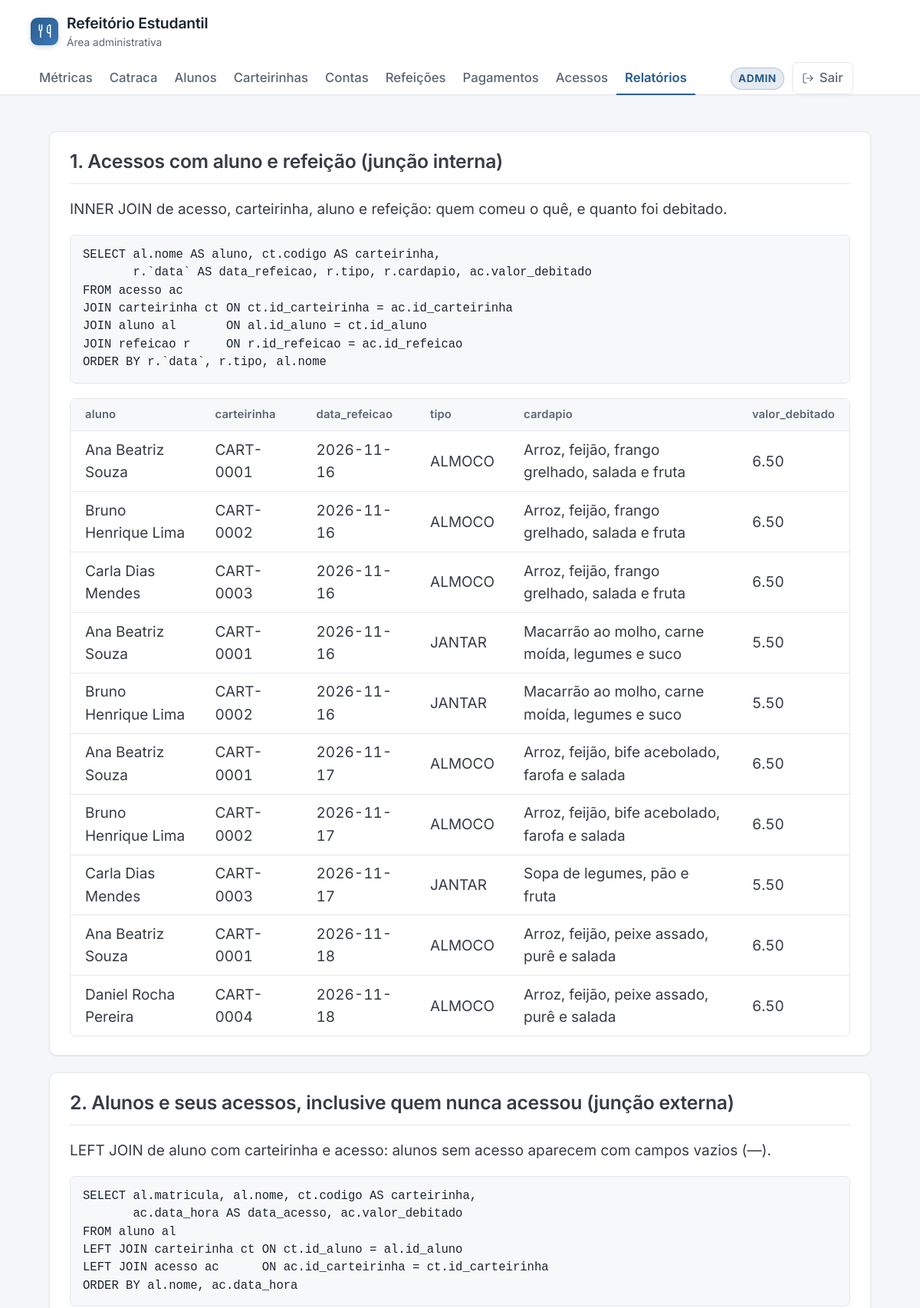
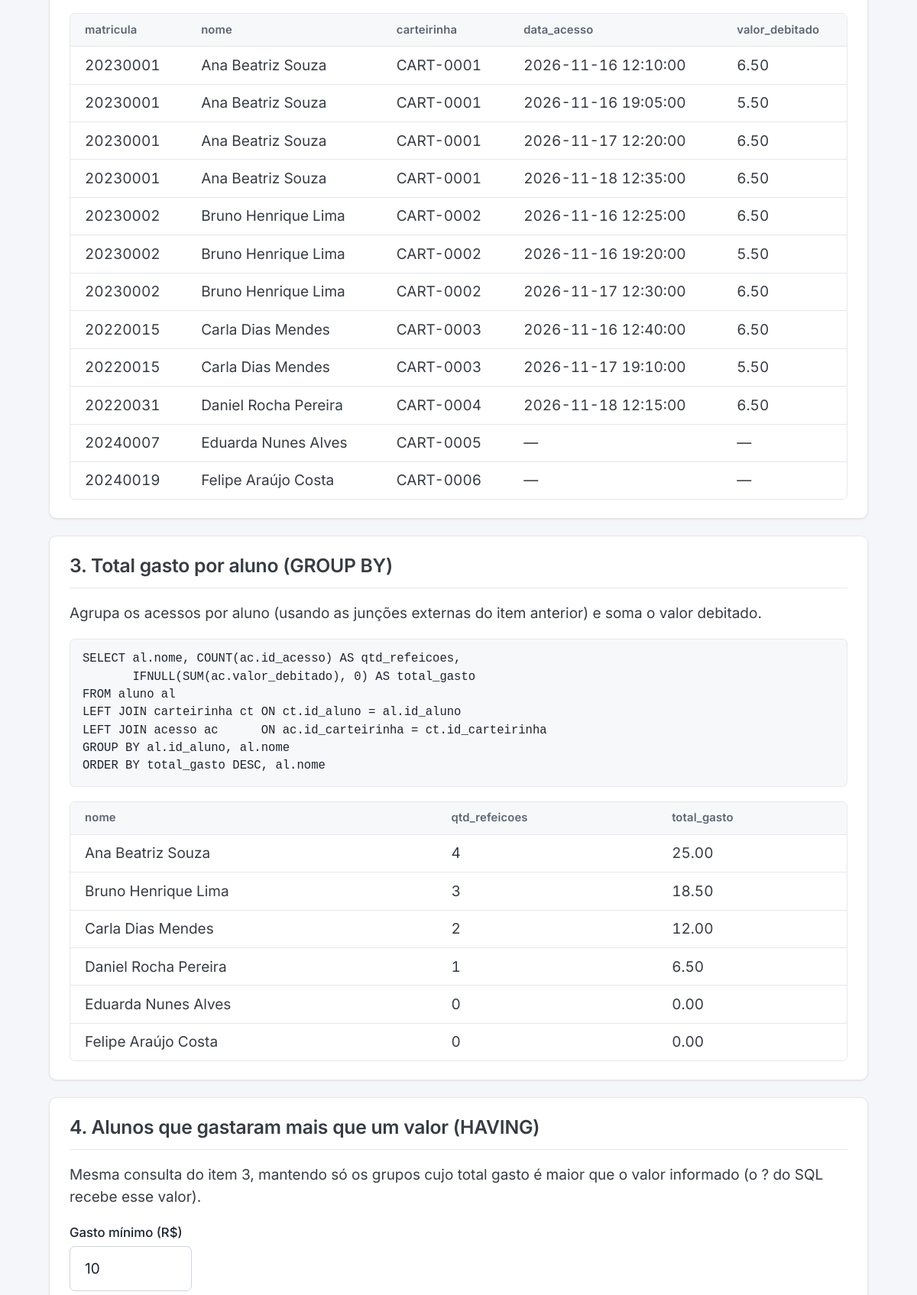
Screenshot of /relatorios.php (signed in, upper part) with the database file from the repository (2 pictures, top to bottom).
### tables this page shows
CREATE TABLE acesso (
    id_acesso      INT AUTO_INCREMENT,
    id_carteirinha INT          NOT NULL,
    id_refeicao    INT          NOT NULL,
    data_hora      DATETIME     NOT NULL DEFAULT CURRENT_TIMESTAMP,
    valor_debitado DECIMAL(6,2) NOT NULL,
    CONSTRAINT pk_acesso PRIMARY KEY (id_acesso),
    CONSTRAINT fk_acesso_cart FOREIGN KEY (id_carteirinha) REFERENCES carteirinha (id_carteirinha),
    CONSTRAINT fk_acesso_ref FOREIGN KEY (id_refeicao) REFERENCES refeicao (id_refeicao),
    CONSTRAINT uq_acesso_cart_ref UNIQUE (id_carteirinha, id_refeicao),   
    CONSTRAINT ck_acesso_valor CHECK (valor_debitado > 0)
);

CREATE TABLE aluno (
    id_aluno   INT AUTO_INCREMENT,
    matricula  VARCHAR(20)  NOT NULL,
    nome       VARCHAR(100) NOT NULL,
    curso      VARCHAR(60)  NOT NULL,
    email      VARCHAR(100) NOT NULL,
    CONSTRAINT pk_aluno PRIMARY KEY (id_aluno),
    CONSTRAINT uq_aluno_matricula UNIQUE (matricula),
    CONSTRAINT uq_aluno_email UNIQUE (email)
);

CREATE TABLE carteirinha (
    id_carteirinha INT AUTO_INCREMENT,
    id_aluno       INT           NOT NULL,
    codigo         VARCHAR(30)   NOT NULL,
    validade       DATE          NOT NULL,
    status         VARCHAR(10)   NOT NULL DEFAULT 'ATIVA',
    CONSTRAINT pk_carteirinha PRIMARY KEY (id_carteirinha),
    CONSTRAINT fk_cart_aluno FOREIGN KEY (id_aluno) REFERENCES aluno (id_aluno),
    CONSTRAINT uq_cart_codigo UNIQUE (codigo),
    CONSTRAINT ck_cart_status CHECK (status IN ('ATIVA', 'INATIVA', 'BLOQUEADA'))
);

CREATE TABLE refeicao (
    id_refeicao INT AUTO_INCREMENT,
    `data`      DATE          NOT NULL,
    tipo        VARCHAR(10)   NOT NULL,
    cardapio    VARCHAR(200)  NOT NULL,
    preco       DECIMAL(6,2)  NOT NULL,
    CONSTRAINT pk_refeicao PRIMARY KEY (id_refeicao),
    CONSTRAINT uq_refeicao_data_tipo UNIQUE (`data`, tipo),   
    CONSTRAINT ck_refeicao_tipo CHECK (tipo IN ('ALMOCO', 'JANTAR')),
    CONSTRAINT ck_refeicao_preco CHECK (preco > 0)
);

### config.php (called while the page is built, shortened)
<?php
function h($s)
{
    return htmlspecialchars((string)$s, ENT_QUOTES, 'UTF-8');
}

### relatorios.php (the view, shortened to what this page needs)
<?php
require 'config.php';
function relatorio($conn, $n, $titulo, $descricao, $sql, $params = [], $tipos = '', $extra = '')
{
    echo "<section class='card'>";
    echo "<h2>" . h($n) . ". " . h($titulo) . "</h2>";
    echo "<p>" . h($descricao) . "</p>";
    echo $extra;
    echo "<pre>" . h(trim($sql)) . "</pre>";
    try {
        $st = $conn->prepare($sql);
        if ($params) {
            $st->bind_param($tipos, ...$params);
        }
        $st->execute();
        $res = $st->get_result();
        $cols = $res->fetch_fields();
        echo "<div class='tabela-wrap'><table><tr>";
        foreach ($cols as $c) {
            echo "<th>" . h($c->name) . "</th>";
        }
        echo "</tr>";
        while ($linha = $res->fetch_row()) {
            echo "<tr>";
            foreach ($linha as $v) {
                echo "<td>" . ($v === null ? '—' : h($v)) . "</td>";
            }
            echo "</tr>";
        }
        echo "</table></div>";
    } catch (mysqli_sql_exception $e) {
        echo "<div class='msg erro'>" . h(mensagem_erro($e)) . "</div>";
    }
    echo "</section>";
}
require 'header.php';
relatorio($conn, 1, 'Acessos com aluno e refeição (junção interna)',
    'INNER JOIN de acesso, carteirinha, aluno e refeição: quem comeu o quê, e quanto foi debitado.',
    "SELECT al.nome AS aluno, ct.codigo AS carteirinha,
       r.`data` AS data_refeicao, r.tipo, r.cardapio, ac.valor_debitado
FROM acesso ac
JOIN carteirinha ct ON ct.id_carteirinha = ac.id_carteirinha
JOIN aluno al       ON al.id_aluno = ct.id_aluno
JOIN refeicao r     ON r.id_refeicao = ac.id_refeicao
ORDER BY r.`data`, r.tipo, al.nome");
relatorio($conn, 2, 'Alunos e seus acessos, inclusive quem nunca acessou (junção externa)',
    'LEFT JOIN de aluno com carteirinha e acesso: alunos sem acesso aparecem com campos vazios (—).',
    "SELECT al.matricula, al.nome, ct.codigo AS carteirinha,
       ac.data_hora AS data_acesso, ac.valor_debitado
FROM aluno al
LEFT JOIN carteirinha ct ON ct.id_aluno = al.id_aluno
LEFT JOIN acesso ac      ON ac.id_carteirinha = ct.id_carteirinha
ORDER BY al.nome, ac.data_hora");
relatorio($conn, 3, 'Total gasto por aluno (GROUP BY)',
    'Agrupa os acessos por aluno (usando as junções externas do item anterior) e soma o valor debitado.',
    "SELECT al.nome, COUNT(ac.id_acesso) AS qtd_refeicoes,
       IFNULL(SUM(ac.valor_debitado), 0) AS total_gasto
FROM aluno al
LEFT JOIN carteirinha ct ON ct.id_aluno = al.id_aluno
LEFT JOIN acesso ac      ON ac.id_carteirinha = ct.id_carteirinha
GROUP BY al.id_aluno, al.nome
ORDER BY total_gasto DESC, al.nome");
$minimo = (isset($_GET['minimo']) && is_numeric($_GET['minimo'])) ? (float)$_GET['minimo'] : 10;
$formMinimo = "<form method='get' style='margin-bottom:10px'>
    <label for='minimo'>Gasto mínimo (R$)</label>
    <input id='minimo' name='minimo' type='number' step='0.01' min='0' value='" . h($minimo) . "' style='max-width:160px'>
    <button class='btn' type='submit'>Filtrar</button></form>";
require 'footer.php';

### header.php (style rules this page uses)
:root { --marca: #2a5d8f; --marca-forte: #214c76; --acento: #2a5d8f; --bg: #f4f6f9; --superficie: #ffffff; --superficie-2: #f7f8fa; --borda: #e4e7ec; --borda-forte: #cfd5de; --texto: #1c2430; --texto-suave: #5b6673; --ok-bg: #edf6ee; --ok-bd: #c3e2c7; --ok-tx: #2c6b38; --erro-bg: #fbeeed; --erro-bd: #eccbc8; --erro-tx: #9e342d; --avi-bg: #fbf4e6; --avi-bd: #ecd9ad; --avi-tx: #8a5a16; --pico-primary: var(--marca); --pico-primary-hover: var(--marca-forte); --pico-primary-background: var(--marca); --pico-primary-hover-background: var(--marca-forte); --pico-primary-focus: rgba(42, 93, 143, .22); --pico-primary-inverse: #fff; --pico-border-radius: 7px; --pico-spacing: 1rem; --pico-font-family: "Inter", system-ui, -apple-system, "Segoe UI", Roboto, Arial, sans-serif; --raio: 10px; --raio-sm: 7px; --sombra-card: 0 1px 3px rgba(16, 24, 40, .05), 0 1px 2px rgba(16, 24, 40, .03); --sombra-hover: 0 4px 12px rgba(16, 24, 40, .06); }
body { background: var(--bg); color: var(--texto); font-family: var(--pico-font-family); line-height: 1.55; }
h2 { margin-top: 0; font-weight: 600; letter-spacing: -.01em; font-size: 1.3rem; }
.card { background: var(--superficie); border: 1px solid var(--borda); border-radius: var(--raio); box-shadow: var(--sombra-card); padding: 24px 26px; margin-bottom: 22px; }
.card > *:last-child { margin-bottom: 0; }
.card > h2:first-child, .card-topo { padding-bottom: 14px; margin-bottom: 18px; border-bottom: 1px solid var(--borda); }
.tabela-wrap { overflow-x: auto; border: 1px solid var(--borda); border-radius: var(--raio-sm); background: var(--superficie); }
.card table { margin: 0; }
.card th { background: var(--superficie-2); color: var(--texto-suave); font-size: .78rem; font-weight: 600; letter-spacing: .01em; border-bottom: 1px solid var(--borda); white-space: nowrap; }
.card td { border-bottom: 1px solid var(--borda); vertical-align: middle; font-variant-numeric: tabular-nums; }
.card tbody tr:last-child td { border-bottom: 0; }
label { font-weight: 500; font-size: .88rem; margin-bottom: 4px; color: var(--texto); }
input, select, textarea { max-width: 440px; border-radius: var(--raio-sm) !important; background: var(--superficie) !important; color: var(--texto) !important; }
pre { background: var(--superficie-2); color: var(--texto); padding: 14px 16px; border: 1px solid var(--borda); border-radius: var(--raio-sm); overflow-x: auto; font-size: .82rem; line-height: 1.5; font-family: ui-monospace, "SF Mono", Menlo, Consolas, monospace; }

### rows the page displays
acesso: aluno.nome "Ana Beatriz Souza", id_carteirinha.codigo "CART-0001", id_refeicao.data "2026-11-16", id_refeicao.tipo "ALMOCO", id_refeicao.cardapio "Arroz, feijão, frango grelhado, salada e fruta", valor_debitado "6.50"
acesso: aluno.nome "Bruno Henrique Lima", id_carteirinha.codigo "CART-0002", id_refeicao.data "2026-11-16", id_refeicao.tipo "ALMOCO", id_refeicao.cardapio "Arroz, feijão, frango grelhado, salada e fruta", valor_debitado "6.50"
acesso: aluno.nome "Carla Dias Mendes", id_carteirinha.codigo "CART-0003", id_refeicao.data "2026-11-16", id_refeicao.tipo "ALMOCO", id_refeicao.cardapio "Arroz, feijão, frango grelhado, salada e fruta", valor_debitado "6.50"
acesso: aluno.nome "Ana Beatriz Souza", id_carteirinha.codigo "CART-0001", id_refeicao.data "2026-11-16", id_refeicao.tipo "JANTAR", id_refeicao.cardapio "Macarrão ao molho, carne moída, legumes e suco", valor_debitado "5.50"
acesso: aluno.nome "Bruno Henrique Lima", id_carteirinha.codigo "CART-0002", id_refeicao.data "2026-11-16", id_refeicao.tipo "JANTAR", id_refeicao.cardapio "Macarrão ao molho, carne moída, legumes e suco", valor_debitado "5.50"
acesso: aluno.nome "Ana Beatriz Souza", id_carteirinha.codigo "CART-0001", id_refeicao.data "2026-11-17", id_refeicao.tipo "ALMOCO", id_refeicao.cardapio "Arroz, feijão, bife acebolado, farofa e salada", valor_debitado "6.50"
acesso: aluno.nome "Bruno Henrique Lima", id_carteirinha.codigo "CART-0002", id_refeicao.data "2026-11-17", id_refeicao.tipo "ALMOCO", id_refeicao.cardapio "Arroz, feijão, bife acebolado, farofa e salada", valor_debitado "6.50"
acesso: aluno.nome "Carla Dias Mendes", id_carteirinha.codigo "CART-0003", id_refeicao.data "2026-11-17", id_refeicao.tipo "JANTAR", id_refeicao.cardapio "Sopa de legumes, pão e fruta", valor_debitado "5.50"
acesso: aluno.nome "Ana Beatriz Souza", id_carteirinha.codigo "CART-0001", id_refeicao.data "2026-11-18", id_refeicao.tipo "ALMOCO", id_refeicao.cardapio "Arroz, feijão, peixe assado, purê e salada", valor_debitado "6.50"
acesso: aluno.nome "Daniel Rocha Pereira", id_carteirinha.codigo "CART-0004", id_refeicao.data "2026-11-18", id_refeicao.tipo "ALMOCO", id_refeicao.cardapio "Arroz, feijão, peixe assado, purê e salada", valor_debitado "6.50"
aluno: matricula "20230001", nome "Ana Beatriz Souza", carteirinha.codigo "CART-0001", acesso.data_hora "2026-11-16 12:10:00", acesso.valor_debitado "6.50", acesso.data_hora "2026-11-16 19:05:00", acesso.valor_debitado "5.50", acesso.data_hora "2026-11-17 12:20:00", acesso.data_hora "2026-11-18 12:35:00"
aluno: matricula "20230002", nome "Bruno Henrique Lima", carteirinha.codigo "CART-0002", acesso.data_hora "2026-11-16 12:25:00", acesso.valor_debitado "6.50", acesso.data_hora "2026-11-16 19:20:00", acesso.valor_debitado "5.50", acesso.data_hora "2026-11-17 12:30:00"
aluno: matricula "20220015", nome "Carla Dias Mendes", carteirinha.codigo "CART-0003", acesso.data_hora "2026-11-16 12:40:00", acesso.valor_debitado "6.50", acesso.data_hora "2026-11-17 19:10:00", acesso.valor_debitado "5.50"
aluno: matricula "20220031", nome "Daniel Rocha Pereira", carteirinha.codigo "CART-0004", acesso.data_hora "2026-11-18 12:15:00", acesso.valor_debitado "6.50"
carteirinha: id_aluno.matricula "20240007", id_aluno.nome "Eduarda Nunes Alves", codigo "CART-0005"
carteirinha: id_aluno.matricula "20240019", id_aluno.nome "Felipe Araújo Costa", codigo "CART-0006"

### other values shown
$cfgNav['titulo'] "Alunos"
$cfgNav['titulo'] "Carteirinhas"
$cfgNav['titulo'] "Contas"
$cfgNav['titulo'] "Refeições"
$cfgNav['titulo'] "Pagamentos"
$cfgNav['titulo'] "Acessos"
$n "1 2 3 4"
$titulo "Acessos com aluno e refeição (junção interna) Alunos e seus acessos, inclusive quem nunca acessou (junção externa) Total gasto por aluno (GROUP BY) Alunos que gastaram mais que um valor (HAVING)"
$c->name "aluno"
$c->name "carteirinha"
$c->name "data_refeicao"
$c->name "tipo"
$c->name "cardapio"
$c->name "valor_debitado"
$c->name "matricula"
